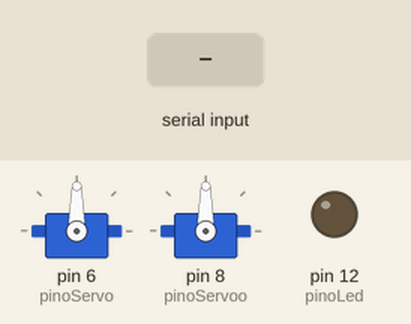
Bench run of a sketch on a simulated Arduino Uno, built with avr-gcc and run on an emulated ATmega328P. On the bench: 2 × servo, output pins drawn as LEDs (lit = HIGH). The test bench sets the inputs (shaded band).

Above: at 1.2 s.
1.3 s: "F" received over the second serial link
At 2.2 s:
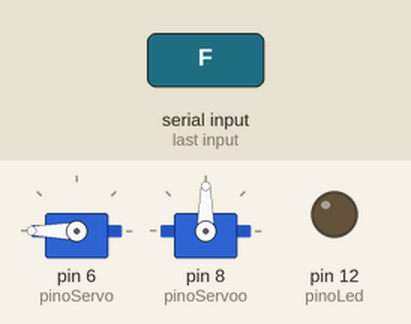
2.8 s: "B" received over the second serial link
At 3.3 s:
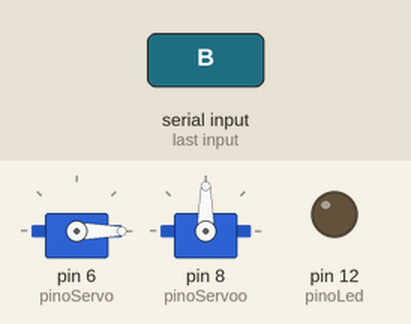
4.3 s: "R" received over the second serial link
At 5.5 s:
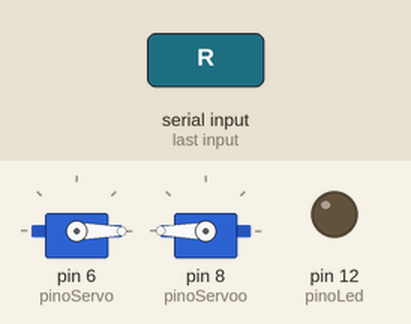
5.8 s: "W" received over the second serial link
At 6.8 s:
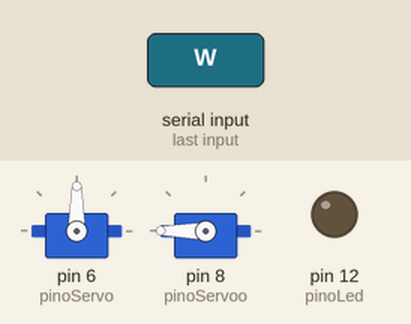
7.3 s: "L" received over the second serial link
At 8.0 s:
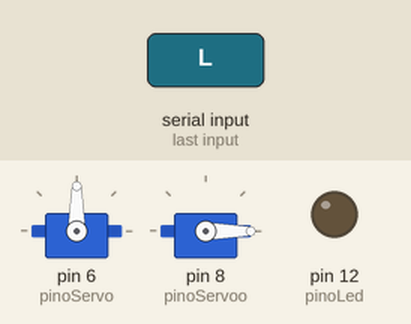
8.8 s: "F" received over the second serial link
At 9.1 s:
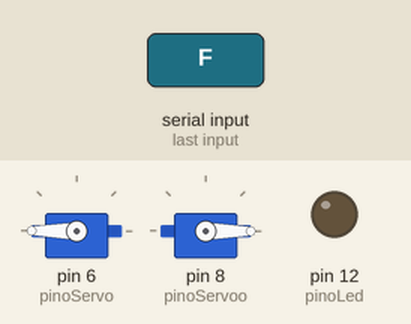
Timing chart, 0 to 11.3 s (numbered marks = the images above; inputs shaded):
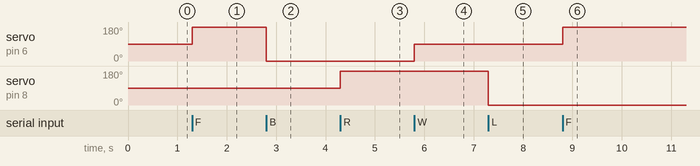

The sketch:

codigo_final.ino
```cpp
#include <Servo.h>           //INCLUSÃO DA BIBLIOTECA NECESSÁRIA
#include <SoftwareSerial.h>  //INCLUSÃO DE BIBLIOT
#include <SoftwareSerial.h>  //INCLUSÃO DE BIBLIOTECA
SoftwareSerial mySerial(2,3);

const int pinoRX = 2;     //PINO DIGITAL 2 (RX)
const int pinoTX = 3;     //PINO DIGITAL 3 (TX)
const int pinoLed = 12;   //PINO DIGITAL UTILIZADO PELO LED
int dadoBluetooth = 0;    //VARIÁVEL QUE ARMAZENA O VALOR ENVIADO PELO BLUETOOTH
boolean loopLED = false;  //VARIÁVEL BOOLEANA QUE FAZ O CONTROLE DE ATIVAÇÃO DO LOOP DO LED

SoftwareSerial bluetooth(pinoRX, pinoTX);  //PINOS QUE EMULAM A SERIAL, ONDE
//O PINO 2 É O RX E O PINO 3 É O TX
const int pinoServo = 6; //PINO DIGITAL UTILIZADO PELO SERVO
const int pinoServoo = 8; //PINO DIGITAL UTILIZADO PELO SERVO

Servo s,s2; //OBJETO DO TIPO SERVO
int pos, pos2; //POSIÇÃO DO SERVO
char caracter =0;
void setup() {
  Serial.begin(9600);        //INICIALIZA A SERIAL
  bluetooth.begin(9600);     //INICIALIZA A SERIAL DO BLUETOOTH
  //bluetooth.print("$");      //IMPRIME O CARACTERE
  //bluetooth.print("$");      //IMPRIME O CARACTERE
  //bluetooth.print("$");      //IMPRIME O CARACTERE
  //delay(100);                //INTERVALO DE 100 MILISSEGUNDOS
  pinMode(pinoLed, OUTPUT);  //DEFINE O PINO COMO SAÍDA
  s.attach(pinoServo);       //ASSOCIAÇÃO DO PINO DIGITAL AO OBJETO DO TIPO SERVO
  s2.attach(pinoServoo);
  //s.write(0);                //INICIA O MOTOR NA POSIÇÃO 0º
  //s2.attach(pinoServo);      //ASSOCIAÇÃO DO PINO DIGITAL AO OBJETO DO TIPO SERVO
  //s2.write(0);               //INICIA O MOTOR NA POSIÇÃO 0º
}

void loop() {
  if (bluetooth.available()) {         //SE O BLUETOOTH ESTIVER HABILITADO, FAZ
    dadoBluetooth = bluetooth.read();  //VARIÁVEL RECEBE O VALOR ENVIADO PELO BLUETOOTH

    if (dadoBluetooth == 'F') {      //SE O VALOR RECEBIDO FOR IGUAL A 1, FAZ
      //for (pos = 0; pos < 360; pos++)
      //{  //PARA "pos" IGUAL A 0, ENQUANTO "pos" MENOR QUE 180, INCREMENTA "pos"
        //s.write(0);                    //ESCREVE O VALOR DA POSIÇÃO QUE O SERVO DEVE GIRAR
        //s2.write(180);
        //delay(10);
        s.write(180);                      //INTERVALO DE 15 MILISSEGUNDOS
      //}
      dadoBluetooth = 0;
    }
    if (dadoBluetooth == 'B') {      //SE O VALOR RECEBIDO FOR IGUAL A 1, FAZ
      //for (pos = 0; pos < 360; pos++)
      //{  //PARA "pos" IGUAL A 0, ENQUANTO "pos" MENOR QUE 180, INCREMENTA "pos"
        //s.write(0);                    //ESCREVE O VALOR DA POSIÇÃO QUE O SERVO DEVE GIRAR
        //s2.write(180);
        //delay(10);
        s.write(0);                      //INTERVALO DE 15 MILISSEGUNDOS
      //}
      dadoBluetooth = 0;
    }
     if (dadoBluetooth == 'W') {      //SE O VALOR RECEBIDO FOR IGUAL A 1, FAZ
      //for (pos = 0; pos < 360; pos++)
      //{  //PARA "pos" IGUAL A 0, ENQUANTO "pos" MENOR QUE 180, INCREMENTA "pos"
        //s.write(0);                    //ESCREVE O VALOR DA POSIÇÃO QUE O SERVO DEVE GIRAR
        //s2.write(180);
        //delay(10);
        s.write(90);                      //INTERVALO DE 15 MILISSEGUNDOS
      //}
      dadoBluetooth = 0;
    }
      if (dadoBluetooth == 'R') {      //SE O VALOR RECEBIDO FOR IGUAL A 1, FAZ
      //for (pos = 0; pos < 360; pos++)
      //{  //PARA "pos" IGUAL A 0, ENQUANTO "pos" MENOR QUE 180, INCREMENTA "pos"
        //s.write(0);                    //ESCREVE O VALOR DA POSIÇÃO QUE O SERVO DEVE GIRAR
        //s2.write(180);
        //delay(10);
        s2.write(180);                      //INTERVALO DE 15 MILISSEGUNDOS
      //}
      dadoBluetooth = 0;
    }
    if (dadoBluetooth == 'L') {      //SE O VALOR RECEBIDO FOR IGUAL A 1, FAZ
      //for (pos = 0; pos < 360; pos++)
      //{  //PARA "pos" IGUAL A 0, ENQUANTO "pos" MENOR QUE 180, INCREMENTA "pos"
        //s.write(0);                    //ESCREVE O VALOR DA POSIÇÃO QUE O SERVO DEVE GIRAR
        //s2.write(180);
        //delay(10);
        s2.write(0);                      //INTERVALO DE 15 MILISSEGUNDOS
      //}
      dadoBluetooth = 0;
    }


  }
}
  //for (pos = 0; pos < 180; pos++) {  //PARA "pos" IGUAL A 0, ENQUANTO "pos" MENOR QUE 180, INCREMENTA "pos"
   // s2.write(pos);                   //ESCREVE O VALOR DA POSIÇÃO QUE O SERVO DEVE GIRAR
    //delay(15);                       //INTERVALO DE 15 MILISSEGUNDOS
  //}

  //s.write(90)


  // delay(1000);                        //INTERVALO DE 1 SEGUNDO
  // for (pos = 180; pos >= 0; pos--) {  //PARA "pos" IGUAL A 180, ENQUANTO "pos" MAIOR OU IGUAL QUE 0, DECREMENTA "pos"
  //   s.write(pos);                     //ESCREVE O VALOR DA POSIÇÃO QUE O SERVO DEVE GIRAR
  //   delay(15);                        //INTERVALO DE 15 MILISSEGUNDOS
  // }

  // delay(1000);                        //INTERVALO DE 1 SEGUNDO
  // for (pos = 180; pos >= 0; pos--) {  //PARA "pos" IGUAL A 180, ENQUANTO "pos" MAIOR OU IGUAL QUE 0, DECREMENTA "pos"
  //   s2.write(pos);                    //ESCREVE O VALOR DA POSIÇÃO QUE O SERVO DEVE GIRAR
  //   delay(15);                        //INTERVALO DE 15 MILISSEGUNDOS
  // }
  //}


  //   if (dadoBluetooth == '0') {         //SE O VALOR RECEBIDO FOR IGUAL A 0, FAZ
  //     Serial.println("LED DESLIGADO");  //IMPRIME O TEXTO NA SERIAL
  //     digitalWrite(pinoLed, LOW);       //DESLIGA O LED
  //   }
  //   if (dadoBluetooth == 'b') {               //SE O VALOR RECEBIDO FOR IGUAL A b, FAZ
  //     Serial.println("LOOP DO LED ATIVADO");  //IMPRIME O TEXTO NA SERIAL
  //     loopLED = true;                         //VARIÁVEL RECEBE verdadeiro
  //   } else {                                  //SENÃO, FAZ
  //     loopLED = false;                        //VARIÁVEL RECEBE falso
  //   }
  // }

  // //MÉTODO RESPONSÁVEL PELO LOOP (LIGA / DESLIGA) DO LED
  // if (loopLED) {
  //   digitalWrite(pinoLed, HIGH);             //LIGA O LED
  //   Serial.println("LOOP (LED LIGADO)");     //IMPRIME O TEXTO NA SERIAL
  //   delay(500);                              //INTERVALO DE 500 MILISSEGUNDOS
  //   digitalWrite(pinoLed, LOW);              //DESLIGA O LED
  //   Serial.println("LOOP (LED DESLIGADO)");  //IMPRIME O TEXTO NA SERIAL
  //   delay(500);                              //INTERVALO DE 500 MILISSEGUNDOS
  // }
//}
```

Measured:
- after the input at 1.3 s, servo on pin 6 (pinoServo): 90° → 180° at once
- after the input at 2.8 s, servo on pin 6 (pinoServo): 180° → 0° at once
- after the input at 4.3 s, servo on pin 8 (pinoServoo): 90° → 180° at once
- after the input at 5.8 s, servo on pin 6 (pinoServo): 0° → 90° at once
- after the input at 7.3 s, servo on pin 8 (pinoServoo): 180° → 0° at once
- after the input at 8.8 s, servo on pin 6 (pinoServo): 90° → 180° at once
